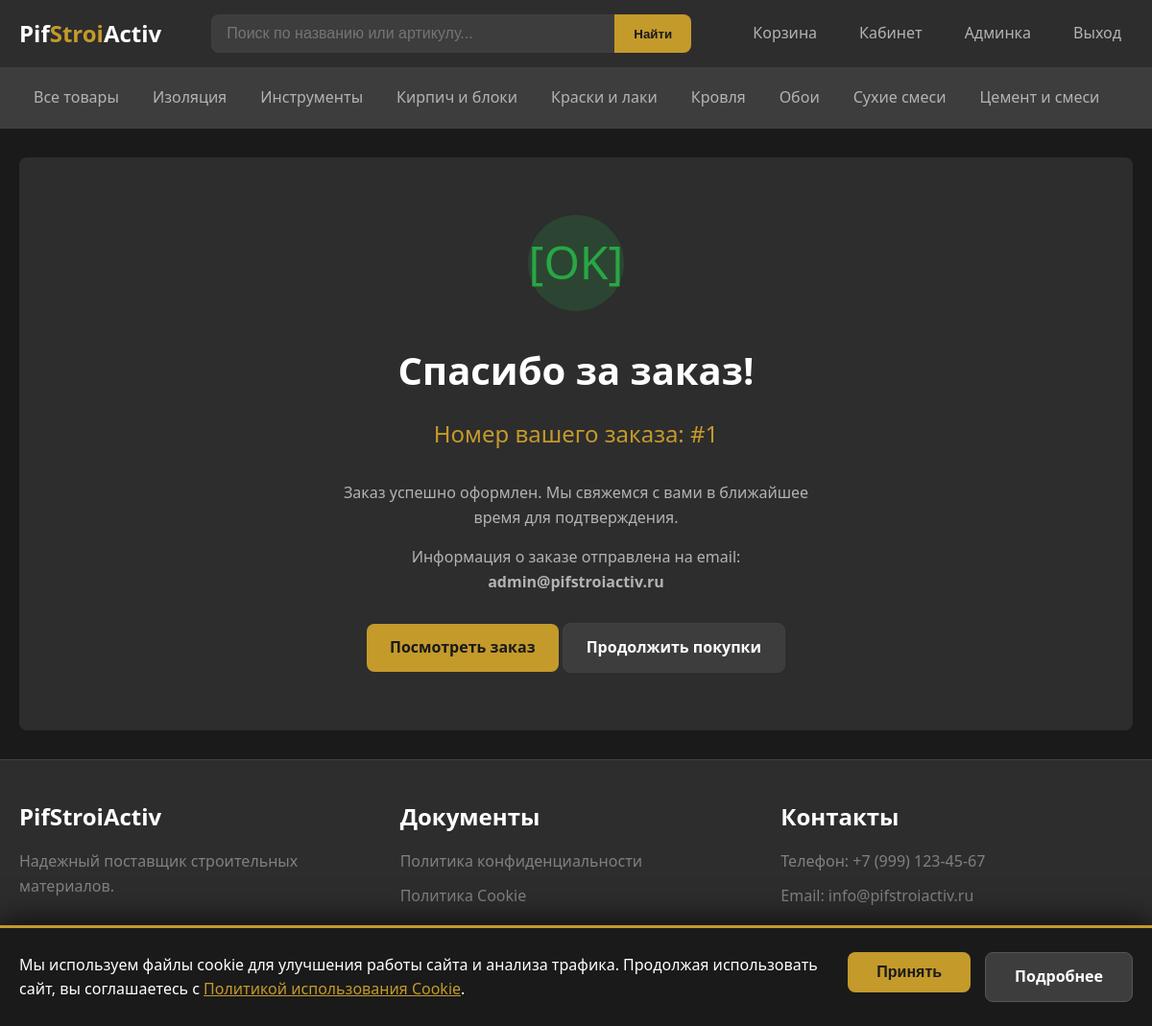
/order/success/1 (signed in), run on the app's committed database.
### models.py (models this page shows, shortened)
class Category(db.Model):
    __tablename__ = 'categories'
    id = db.Column(db.Integer, primary_key=True)
    name = db.Column(db.String(100), unique=True, nullable=False, index=True)
    description = db.Column(db.Text)
    products = db.relationship('Product', backref='category', lazy='dynamic')

class Order(db.Model):
    __tablename__ = 'orders'
    id = db.Column(db.Integer, primary_key=True)
    user_id = db.Column(db.Integer, db.ForeignKey('users.id'), nullable=False)
    order_date = db.Column(db.DateTime, default=datetime.utcnow, index=True)
    status = db.Column(db.String(50), default='новый')
    total_amount = db.Column(db.Float, nullable=False)
    delivery_address = db.Column(db.String(500))
    delivery_type = db.Column(db.String(50))  # самовывоз или доставка курьером
    payment_type = db.Column(db.String(50), default='наличные при получении')
    comment = db.Column(db.Text)
    phone = db.Column(db.String(20))
    email = db.Column(db.String(120))
    items = db.relationship('OrderItem', backref='order', lazy='dynamic', cascade='all, delete-orphan')
    STATUSES = [
        ('новый', 'Новый'),
        ('в обработке', 'В обработке'),
        ('оплачен', 'Оплачен'),
        ('отправлен', 'Отправлен'),
        ('выполнен', 'Выполнен'),
        ('отменен', 'Отменен')
    ]

### app.py (the view)
@app.route('/order/success/<int:order_id>')
@login_required
def order_success(order_id):
    order = Order.query.filter_by(id=order_id, user_id=current_user.id).first_or_404()
    return render_template('order_success.html', order=order)

### app.py (called while the page is built)
@login_manager.user_loader
def load_user(user_id):
    return User.query.get(int(user_id))

def get_cart():
    if 'cart' not in session:
        session['cart'] = {}
    return session['cart']

def get_cart_count():
    cart = get_cart()
    return sum(cart.values())

@app.context_processor
def inject_globals():
    categories = Category.query.order_by(Category.name).all()
    cart_count = get_cart_count()
    return dict(
        categories=categories,
        cart_count=cart_count,
        current_year=datetime.now().year
    )

### templates/order_success.html (shortened to what this page needs)
{% extends "base.html" %}
{% block content %}
<div class="order-success">
    <div class="order-success-icon">
        [OK]
    </div>
    <h1>Спасибо за заказ!</h1>
    <div class="order-success-number">
        Номер вашего заказа: #{{ order.id }}
    </div>
    <div class="order-success-info">
        <p>Заказ успешно оформлен. Мы свяжемся с вами в ближайшее время для подтверждения.</p>
        <p>Информация о заказе отправлена на email: <strong>{{ order.email }}</strong></p>
    </div>
    <div style="margin-top: 30px;">
        <a href="{{ url_for('cabinet_order_detail', order_id=order.id) }}" class="btn btn-primary">Посмотреть заказ</a>
        <a href="{{ url_for('catalog') }}" class="btn btn-secondary">Продолжить покупки</a>
    </div>
</div>
{% endblock %}

### templates/base.html (shortened to what this page needs)
<!DOCTYPE html>
<html lang="ru">
<head>
    <link rel="stylesheet" href="{{ url_for('static', filename='css/style.css') }}">
</head>
<body>
    <header class="header">
        <div class="container">
            <div class="header-content">
                <a href="{{ url_for('index') }}" class="logo">
                    <span class="logo-text">Pif<span>Stroi</span>Activ</span>
                </a>
                <div class="header-search">
                    <form action="{{ url_for('catalog') }}" method="GET" class="search-form">
                        <input type="text" name="query" placeholder="Поиск по названию или артикулу..."
                               value="{{ request.args.get('query', '') }}">
                        <button type="submit">Найти</button>
                    </form>
                </div>
                <nav class="header-nav">
                    <a href="{{ url_for('cart') }}" class="cart-link">
                        Корзина
                    </a>
                    {% if current_user.is_authenticated %}
                        <a href="{{ url_for('cabinet') }}">Кабинет</a>
                        {% if current_user.is_admin %}
                        <a href="{{ url_for('admin_dashboard') }}">Админка</a>
                        {% endif %}
                        <a href="{{ url_for('logout') }}">Выход</a>
                    {% else %}
                        <a href="{{ url_for('login') }}">Вход</a>
                        <a href="{{ url_for('register') }}">Регистрация</a>
                    {% endif %}
                </nav>
            </div>
        </div>
    </header>
    <nav class="nav-categories">
        <div class="container">
            <div class="nav-categories-content">
                <a href="{{ url_for('catalog') }}"
                   class="{% if request.endpoint == 'catalog' and not request.args.get('category_id') %}active{% endif %}">
                    Все товары
                </a>
                {% for cat in categories %}
                <a href="{{ url_for('catalog', category_id=cat.id) }}"
                   class="{% if request.args.get('category_id', 0)|int == cat.id %}active{% endif %}">
                    {{ cat.name }}
                </a>
                {% endfor %}
            </div>
        </div>
    </nav>
    <main class="main-content">
        <div class="container">
            {% block content %}{% endblock %}
        </div>
    </main>
    <footer class="footer">
        <div class="container">
            <div class="footer-content">
                <div class="footer-section">
                    <h4>PifStroiActiv</h4>
                    <p>Надежный поставщик строительных материалов.</p>
                </div>
                <div class="footer-section">
                    <h4>Документы</h4>
                    <ul>
                        <li><a href="{{ url_for('static', filename='docs/polz.pdf') }}" target="_blank">Политика конфиденциальности</a></li>
                        <li><a href="{{ url_for('static', filename='docs/cookie.pdf') }}" target="_blank">Политика Cookie</a></li>
                    </ul>
                </div>
                <div class="footer-section">
                    <h4>Контакты</h4>
                    <p>Телефон: +7 (999) 123-45-67</p>
                    <p>Email: info@pifstroiactiv.ru</p>
                </div>
            </div>
            <div class="footer-bottom">
                <p>{{ current_year }} PifStroiActiv. Все права защищены.</p>
            </div>
        </div>
    </footer>
    {% set show_cookie_banner = not session.get('cookies_accepted', False) %}
    {% if show_cookie_banner %}
    <div class="cookie-banner">
        <div class="cookie-banner-content">
            <div class="cookie-banner-text">
                Мы используем файлы cookie для улучшения работы сайта и анализа трафика.
                Продолжая использовать сайт, вы соглашаетесь с
                <a href="{{ url_for('static', filename='docs/cookie.pdf') }}" target="_blank">Политикой использования Cookie</a>.
            </div>
            <div class="cookie-banner-actions">
                <form action="{{ url_for('accept_cookies') }}" method="POST" style="display: inline;">
                    <button type="submit" class="cookie-btn cookie-btn-accept">Принять</button>
                </form>
                <a href="{{ url_for('static', filename='docs/cookie.pdf') }}" target="_blank" class="cookie-btn cookie-btn-more">Подробнее</a>
            </div>
        </div>
    </div>
    {% endif %}
</body>
</html>

### templates/base.html (style rules this page uses)
.cookie-banner { position: fixed; bottom: 0; left: 0; right: 0; background-color: #1a1a1a; border-top: 3px solid #c49a2b; padding: 25px 20px; z-index: 999999; box-shadow: 0 -5px 30px rgba(0, 0, 0, 0.7); }
.cookie-banner-content { max-width: 1200px; margin: 0 auto; display: flex; align-items: center; justify-content: space-between; gap: 30px; flex-wrap: wrap; }
.cookie-banner-text { flex: 1; min-width: 300px; color: #ffffff; font-size: 1rem; line-height: 1.6; }
.cookie-banner-text a { color: #c49a2b; text-decoration: underline; }
.cookie-banner-actions { display: flex; gap: 15px; flex-shrink: 0; }
.cookie-banner-actions form { margin: 0; }
.cookie-btn { padding: 12px 30px; font-size: 1rem; font-weight: 600; border: none; border-radius: 8px; cursor: pointer; text-decoration: none; display: inline-block; }
.cookie-btn-accept { background-color: #c49a2b; color: #1a1a1a; }
.cookie-btn-more { background-color: #3d3d3d; color: #ffffff; border: 1px solid #555; }

### data on the page
Category: name "Изоляция"
Category: name "Инструменты"
Category: name "Кирпич и блоки"
Category: name "Краски и лаки"
Category: name "Кровля"
Category: name "Обои"
Category: name "Сухие смеси"
Category: name "Цемент и смеси"
Order: id "1", email "admin@pifstroiactiv.ru"
